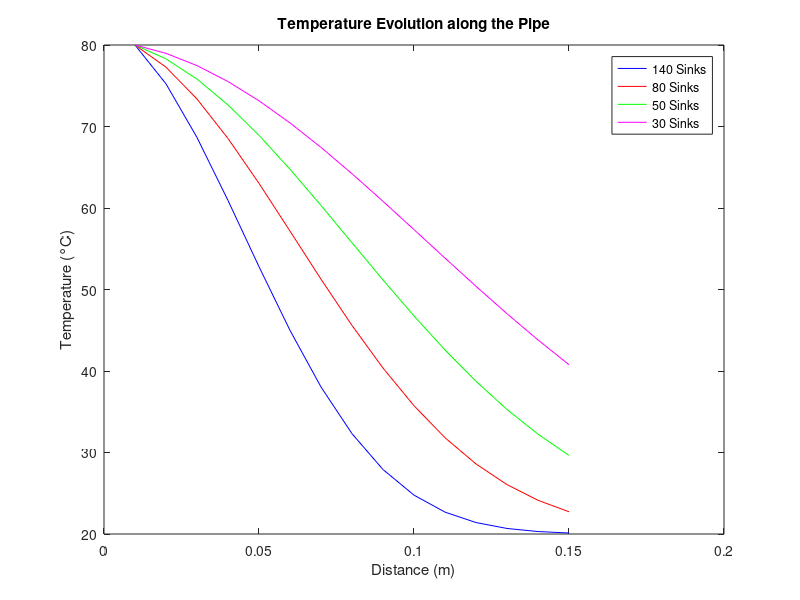

This figure's MATLAB source:
function [Tout,dx,T_final] = radiator()

InletTemp = 80; % input temperature in degC
SinkLength = 0.15; % ; lenth of copper pipes for single motor
SinkThickness = 0.01;
SinkHeight = 0.03;
SinkArea = 2*SinkHeight*SinkLength;
 
airtemp = 20;
 

% This block is to calculate the mass flow rate of coolant for a single
% radiator assuming density of coolant is 1000KG/m3
%https://www.engineersedge.com/physics/viscosity_of_air_dynamic_and_kinematic_14483.htm

coolant_density = 1.092;
airspeed = 67; % air speed in meters per second
Viscosity = 1.963*10^-5;

% This bock calculates the reynolds number
% with air temp 20degC and InletTemp 80degC
% Tf = 50degC
Re = (coolant_density*airspeed*SinkLength)/Viscosity;

%This block calculates the the prandth number
Cp = 1007; %coefficient of heat of air
cond_air = 0.02735; %conductivity of air

Pr = (Viscosity*Cp)/cond_air;

% This block defines the constants to find the heat transfer coefficients 
% from the Nusselt number
% https://dspace.mit.edu/bitstream/handle/1721.1/35739/3-185Fall-2002/NR/rdonlyres/Materials-Science-and-Engineering/3-185Transport-Phenomena-in-Materials-EngineeringFall2002/424CAB6E-0B2A-47BA-8FF4-EBD0F84E2AEE/0/NUSSELT3185.pdf
cone = 0.026;
ctwo = 0.8;
cthree = 1/3;

%This block containts the equation to calculate the heat transer coefficient

h = cone*Re^ctwo*Pr^cthree*cond_air/SinkLength;

% This block is to calculate the thermal resistance of the conduction from
% the copper pipe and the convection from flowing air

Therm_condCU = 401; %W/mK

Rf = ((SinkHeight/(2*Therm_condCU)) + 1/h)^-1;

%This block describes coolant properties
Sinks = 140; %the number of heat sink fins
Sinks2 = 80; %the number of heat sink fins
Sinks3 = 50; %the number of heat sink fins
Sinks4 = 30; %the number of heat sink fins

MassFlow =0.45;
specC_coolant = 4200;
% Tot_Area = Sinks*SinkArea;
% Const = (Rf*Tot_Area)/(MassFlow*specC_coolant);
SinkPermimeter = (2*SinkThickness) + 2*SinkLength; % this is the perimeter of the heat sink in contact with the the copper pipe
Tot_SinkPerimeter2 = SinkPermimeter*Sinks2;
Tot_SinkPerimeter3 = SinkPermimeter*Sinks3;
Tot_SinkPerimeter4 = SinkPermimeter*Sinks4;
Tot_SinkPerimeter = SinkPermimeter*Sinks;

Const = (Rf*Tot_SinkPerimeter)/(MassFlow*specC_coolant);
Const2 = (Rf*Tot_SinkPerimeter2)/(MassFlow*specC_coolant);
Const3 = (Rf*Tot_SinkPerimeter3)/(MassFlow*specC_coolant);
Const4 = (Rf*Tot_SinkPerimeter4)/(MassFlow*specC_coolant);

%[ResLoss,usedPower,wireMass,current,WLWing,WLRear,WLfront,Areaw,densityCU,RearRes,wingRes,frontRes,L,K,A,A2,A3,A4,voltage]= variables2();
distance = SinkLength*100;
Ts = InletTemp * ones(1, distance);  % Temperature array
Tm = airtemp * ones(1, distance);    % Temperature array
Tout = zeros(1, distance);           % Temperature array
Tout2 = zeros(1, distance);           % Temperature array
Tout3 = zeros(1, distance);           % Temperature array
Tout4 = zeros(1, distance);           % Temperature array

Mdx = 1:distance;                      % variable for legth of pipe in cm
dx = Mdx/100;                       %Convert distance to metres
Tout(1) = InletTemp;
Tout2(1) = InletTemp;
Tout3(1) = InletTemp;
Tout4(1) = InletTemp;

for i = 2:distance

    Tout(i) = Tout(i-1) - dx(i)*Const*(Tout(i-1)-Tm(i));
    Tout2(i) = Tout2(i-1) - dx(i)*Const2*(Tout2(i-1)-Tm(i));
    Tout3(i) = Tout3(i-1) - dx(i)*Const3*(Tout3(i-1)-Tm(i));
    Tout4(i) = Tout4(i-1) - dx(i)*Const4*(Tout4(i-1)-Tm(i));
    
end

T_final = Tout(distance);
% Plot all Tout variables on the same plot with a legend
plot(dx, Tout, 'b', dx, Tout2, 'r', dx, Tout3, 'g', dx, Tout4, 'm');
xlabel('Distance (m)');
ylabel('Temperature (°C)');
title('Temperature Evolution along the Pipe');
legend('140 Sinks', '80 Sinks', '50 Sinks', '30 Sinks');